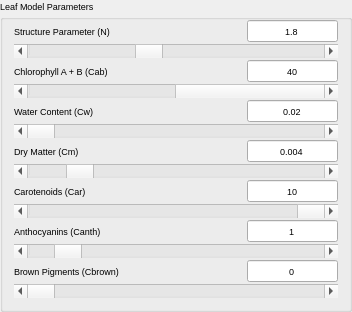
        <widget class="QGroupBox" name="LeafMP_Box">
         <property name="font">
          <font>
           <pointsize>7</pointsize>
          </font>
         </property>
         <property name="autoFillBackground">
          <bool>false</bool>
         </property>
         <property name="title">
          <string>Leaf Model Parameters</string>
         </property>
         <property name="flat">
          <bool>true</bool>
         </property>
         <layout class="QGridLayout" name="gridLayout_9">
          <property name="topMargin">
           <number>3</number>
          </property>
          <property name="verticalSpacing">
           <number>2</number>
          </property>
          <item row="10" column="3">
           <widget class="QLineEdit" name="Canth_lineEdit">
            <property name="inputMethodHints">
             <set>Qt::ImhDigitsOnly</set>
            </property>
            <property name="text">
             <string>1</string>
            </property>
            <property name="frame">
             <bool>true</bool>
            </property>
            <property name="alignment">
             <set>Qt::AlignCenter</set>
            </property>
           </widget>
          </item>
          <item row="7" column="0" colspan="4">
           <widget class="QScrollBar" name="Cm_Slide">
            <property name="minimum">
             <number>19</number>
            </property>
            <property name="maximum">
             <number>165</number>
            </property>
            <property name="value">
             <number>40</number>
            </property>
            <property name="sliderPosition">
             <number>40</number>
            </property>
            <property name="orientation">
             <enum>Qt::Horizontal</enum>
            </property>
           </widget>
          </item>
          <item row="10" column="0">
           <widget class="QLabel" name="Canth_Text">
            <property name="enabled">
             <bool>true</bool>
            </property>
            <property name="sizePolicy">
             <sizepolicy hsizetype="Minimum" vsizetype="Preferred">
              <horstretch>0</horstretch>
              <verstretch>0</verstretch>
             </sizepolicy>
            </property>
            <property name="minimumSize">
             <size>
              <width>125</width>
              <height>0</height>
             </size>
            </property>
            <property name="text">
             <string>Anthocyanins (Canth)</string>
            </property>
           </widget>
          </item>
          <item row="3" column="0" colspan="4">
           <widget class="QScrollBar" name="Cab_Slide">
            <property name="maximum">
             <number>1000000</number>
            </property>
            <property name="pageStep">
             <number>100000</number>
            </property>
            <property name="sliderPosition">
             <number>400000</number>
            </property>
            <property name="orientation">
             <enum>Qt::Horizontal</enum>
            </property>
           </widget>
          </item>
          <item row="6" column="3">
           <widget class="QLineEdit" name="Cm_lineEdit">
            <property name="sizePolicy">
             <sizepolicy hsizetype="Expanding" vsizetype="Preferred">
              <horstretch>0</horstretch>
              <verstretch>0</verstretch>
             </sizepolicy>
            </property>
            <property name="minimumSize">
             <size>
              <width>20</width>
              <height>0</height>
             </size>
            </property>
            <property name="inputMethodHints">
             <set>Qt::ImhDigitsOnly</set>
            </property>
            <property name="text">
             <string>0.004</string>
            </property>
            <property name="frame">
             <bool>true</bool>
            </property>
            <property name="alignment">
             <set>Qt::AlignCenter</set>
            </property>
           </widget>
          </item>
          <item row="6" column="0">
           <widget class="QLabel" name="Cm_Text">
            <property name="sizePolicy">
             <sizepolicy hsizetype="Preferred" vsizetype="Preferred">
              <horstretch>0</horstretch>
              <verstretch>0</verstretch>
             </sizepolicy>
            </property>
            <property name="minimumSize">
             <size>
              <width>125</width>
              <height>0</height>
             </size>
            </property>
            <property name="maximumSize">
             <size>
              <width>16777215</width>
              <height>20</height>
             </size>
            </property>
            <property name="text">
             <string>Dry Matter (Cm)</string>
            </property>
           </widget>
          </item>
          <item row="0" column="0">
           <widget class="QLabel" name="N_Text">
            <property name="minimumSize">
             <size>
              <width>125</width>
              <height>0</height>
             </size>
            </property>
            <property name="maximumSize">
             <size>
              <width>16777215</width>
              <height>20</height>
             </size>
            </property>
            <property name="text">
             <string>Structure Parameter (N)</string>
            </property>
           </widget>
          </item>
          <item row="8" column="0">
           <widget class="QLabel" name="Car_Text">
            <property name="sizePolicy">
             <sizepolicy hsizetype="Minimum" vsizetype="Preferred">
              <horstretch>0</horstretch>
              <verstretch>0</verstretch>
             </sizepolicy>
            </property>
            <property name="minimumSize">
             <size>
              <width>125</width>
              <height>0</height>
             </size>
            </property>
            <property name="text">
             <string>Carotenoids (Car)</string>
            </property>
           </widget>
          </item>
          <item row="9" column="0" colspan="4">
           <widget class="QScrollBar" name="Car_Slide">
            <property name="maximum">
             <number>300000</number>
            </property>
            <property name="singleStep">
             <number>10000</number>
            </property>
            <property name="pageStep">
             <number>10000</number>
            </property>
            <property name="sliderPosition">
             <number>100000</number>
            </property>
            <property name="orientation">
             <enum>Qt::Horizontal</enum>
            </property>
           </widget>
          </item>
          <item row="8" column="3">
           <widget class="QLineEdit" name="Car_lineEdit">
            <property name="inputMethodHints">
             <set>Qt::ImhDigitsOnly</set>
            </property>
            <property name="text">
             <string>10</string>
            </property>
            <property name="frame">
             <bool>true</bool>
            </property>
            <property name="alignment">
             <set>Qt::AlignCenter</set>
            </property>
           </widget>
          </item>
          <item row="4" column="0">
           <widget class="QLabel" name="Cw_Text">
            <property name="minimumSize">
             <size>
              <width>125</width>
              <height>0</height>
             </size>
            </property>
            <property name="text">
             <string>Water Content (Cw)</string>
            </property>
           </widget>
          </item>
          <item row="0" column="2">
           <spacer name="horizontalSpacer_3">
            <property name="orientation">
             <enum>Qt::Horizontal</enum>
            </property>
            <property name="sizeType">
             <enum>QSizePolicy::Fixed</enum>
            </property>
            <property name="sizeHint" stdset="0">
             <size>
              <width>90</width>
              <height>20</height>
             </size>
            </property>
           </spacer>
          </item>
          <item row="13" column="0" colspan="4">
           <widget class="QScrollBar" name="Cbrown_Slide">
            <property name="font">
             <font>
              <strikeout>false</strikeout>
              <kerning>true</kerning>
             </font>
            </property>
            <property name="autoFillBackground">
             <bool>false</bool>
            </property>
            <property name="maximum">
             <number>10000</number>
            </property>
            <property name="singleStep">
             <number>1000</number>
            </property>
            <property name="pageStep">
             <number>1000</number>
            </property>
            <property name="orientation">
             <enum>Qt::Horizontal</enum>
            </property>
            <property name="invertedAppearance">
             <bool>false</bool>
            </property>
           </widget>
          </item>
          <item row="1" column="0" colspan="4">
           <widget class="QScrollBar" name="N_Slide">
            <property name="minimum">
             <number>10000</number>
            </property>
            <property name="maximum">
             <number>30000</number>
            </property>
            <property name="singleStep">
             <number>1000</number>
            </property>
            <property name="pageStep">
             <number>1000</number>
            </property>
            <property name="value">
             <number>18000</number>
            </property>
            <property name="sliderPosition">
             <number>18000</number>
            </property>
            <property name="orientation">
             <enum>Qt::Horizontal</enum>
            </property>
           </widget>
          </item>
          <item row="12" column="0">
           <widget class="QLabel" name="Cbrown_Text">
            <property name="sizePolicy">
             <sizepolicy hsizetype="Minimum" vsizetype="Preferred">
              <horstretch>0</horstretch>
              <verstretch>0</verstretch>
             </sizepolicy>
            </property>
            <property name="minimumSize">
             <size>
              <width>125</width>
              <height>0</height>
             </size>
            </property>
            <property name="text">
             <string>Brown Pigments (Cbrown)</string>
            </property>
           </widget>
          </item>
          <item row="12" column="3">
           <widget class="QLineEdit" name="Cbrown_lineEdit">
            <property name="inputMethodHints">
             <set>Qt::ImhDigitsOnly</set>
            </property>
            <property name="text">
             <string>0</string>
            </property>
            <property name="frame">
             <bool>true</bool>
            </property>
            <property name="alignment">
             <set>Qt::AlignCenter</set>
            </property>
           </widget>
          </item>
          <item row="5" column="0" colspan="4">
           <widget class="QScrollBar" name="Cw_Slide">
            <property name="minimum">
             <number>40</number>
            </property>
            <property name="maximum">
             <number>400</number>
            </property>
            <property name="orientation">
             <enum>Qt::Horizontal</enum>
            </property>
           </widget>
          </item>
          <item row="2" column="3">
           <widget class="QLineEdit" name="Cab_lineEdit">
            <property name="inputMethodHints">
             <set>Qt::ImhDigitsOnly</set>
            </property>
            <property name="text">
             <string>40</string>
            </property>
            <property name="frame">
             <bool>true</bool>
            </property>
            <property name="alignment">
             <set>Qt::AlignCenter</set>
            </property>
           </widget>
          </item>
          <item row="11" column="0" colspan="4">
           <widget class="QScrollBar" name="Canth_Slide">
            <property name="maximum">
             <number>100000</number>
            </property>
            <property name="singleStep">
             <number>10000</number>
            </property>
            <property name="pageStep">
             <number>10000</number>
            </property>
            <property name="sliderPosition">
             <number>10000</number>
            </property>
            <property name="orientation">
             <enum>Qt::Horizontal</enum>
            </property>
           </widget>
          </item>
          <item row="2" column="0">
           <widget class="QLabel" name="Cab_Text">
            <property name="minimumSize">
             <size>
              <width>125</width>
              <height>0</height>
             </size>
            </property>
            <property name="text">
             <string>Chlorophyll A + B (Cab)</string>
            </property>
           </widget>
          </item>
          <item row="0" column="3">
           <widget class="QLineEdit" name="N_lineEdit">
            <property name="sizePolicy">
             <sizepolicy hsizetype="Expanding" vsizetype="Minimum">
              <horstretch>0</horstretch>
              <verstretch>0</verstretch>
             </sizepolicy>
            </property>
            <property name="minimumSize">
             <size>
              <width>0</width>
              <height>0</height>
             </size>
            </property>
            <property name="inputMethodHints">
             <set>Qt::ImhDigitsOnly</set>
            </property>
            <property name="text">
             <string>1.8</string>
            </property>
            <property name="frame">
             <bool>true</bool>
            </property>
            <property name="alignment">
             <set>Qt::AlignCenter</set>
            </property>
            <property name="placeholderText">
             <string>1.8</string>
            </property>
           </widget>
          </item>
          <item row="4" column="3">
           <widget class="QLineEdit" name="Cw_lineEdit">
            <property name="inputMethodHints">
             <set>Qt::ImhDigitsOnly</set>
            </property>
            <property name="text">
             <string>0.02</string>
            </property>
            <property name="frame">
             <bool>true</bool>
            </property>
            <property name="alignment">
             <set>Qt::AlignCenter</set>
            </property>
           </widget>
          </item>
         </layout>
        </widget>
